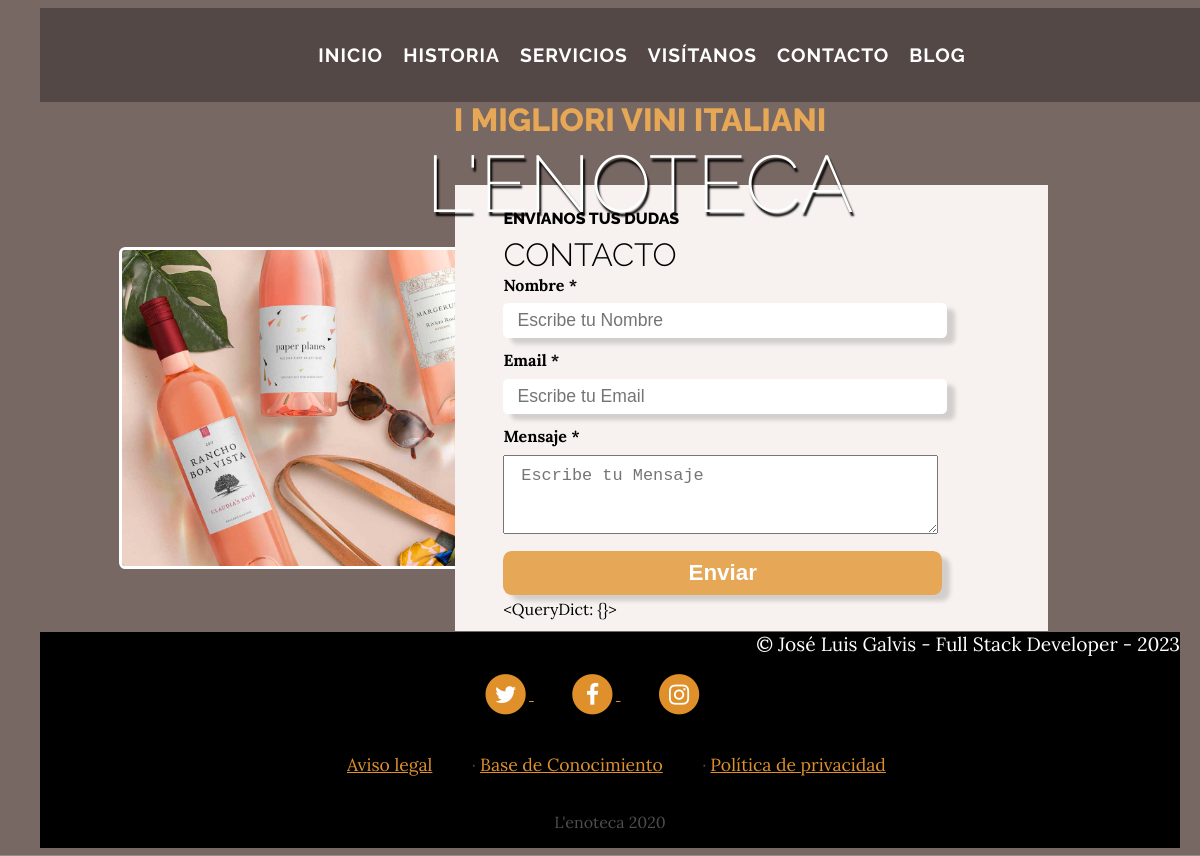
Page /contact/ on the committed database.
### pages/models.py (models this page shows, shortened)
class Page(models.Model):
    title = models.CharField(max_length=200, verbose_name="Título")
    content = RichTextField(verbose_name="Contenido")
    created = models.DateTimeField(auto_now_add=True, verbose_name="Fecha de creación")
    updated = models.DateTimeField(auto_now=True, verbose_name="Fecha de edición")
    order = models.SmallIntegerField(verbose_name="Orden", default=0)
    ordering = ['order','title']
    class Meta:
        verbose_name = "página"
        verbose_name_plural = "páginas"
        ordering = ['title']

### contact/views.py (the view)
# urls.py: path('', views.contact, name="contact"),
def contact(request):
    contact_form = ContactForm
    return render(request, "contact/contact.html", {'form': contact_form})

### pages/templatetags/pages_extras.py (called while the page is built)
@register.simple_tag
def get_page_list():
    pages = Page.objects.all()
    return pages

### contact/templates/contact/contact.html (shortened to what this page needs)
{% extends 'core/base.html' %}
{% block content %}
{% load static %}
<section class="page-section-contact about-heading">
    <div class="container_contact">
        <img class="img-fluid rounded about-heading-img mb-3 mb-lg-0" src="{% static 'core/img/S1.jpg' %}" alt="">
        <div class="about-heading-content">
                <div class="row-contact">
                    <div class="col-xl-9 col-lg-10 mx-auto">
                        <div class="bg-faded rounded p-5 contact_form">
                            <h2 class="section-heading mb-4">
                                <span class="section-heading-upper">Envíanos tus dudas</span>
                                <span class="section-heading-lower">Contacto</span>
                            </h2>
                            <form action="" method="POST">
                                <div class="form-group">
                                    <label class="label-contact"><b>Nombre *</b></label>
                                    <div class="input-group">{{form.name}}</div>
                                </div>
                                <div class="form-group">
                                    <label class="label-contact"><b>Email *</b></label>
                                    <div class="input-group">{{form.email}}</div>
                                </div>
                                <div class="form-group">
                                    <label class="label-contact"><b>Mensaje *</b></label>
                                    <div class="input-group">{{form.content}}</div>
                                </div>
                                <div class="text-center">
                                    <input type="submit" class="btn-contact" value="Enviar">
                                </div>
                            </form>
                            {{request.POST}}
                        </div>
                    </div>
                </div>
        </div>
    </div>
</section>
{% endblock %}

### core/templates/core/base.html (shortened to what this page needs)
<!DOCTYPE html>
<html lang="en">
<head>
        {% load static %}
        <link rel="stylesheet" href="https://cdnjs.cloudflare.com/ajax/libs/font-awesome/4.7.0/css/font-awesome.min.css">
        {% load static %}
        <link rel="stylesheet" type="text/css" href="{% static 'core/css/estilos.css' %}" rel="stylesheet">
</head>
<body>
    <div class="encabezado">
        <h1 class="site-heading text-center text-white d-none d-lg-block">
            <span class="site-heading-upper text-primary mb-3">I migliori vini italiani</span>
            <span class="site-heading-lower">L'enoteca</span>
        </h1>
        <nav class="navbar navbar-expand-lg navbar-dark py-lg-4" id="mainNav">
            <div class="container">
                <div class="menu navbar-collapse" id="navbarResponsive">
                    <ul class="navbar-nav mx-auto">
                        <li class="nav-item px-lg-4 active">
                            <a class="nav-link text-uppercase text-expanded" href="{% url 'home' %}">Inicio</a>
                        </li>
                        <li class="nav-item px-lg-4 ">
                            <a class="nav-link text-uppercase text-expanded" href="{% url 'about' %}">Historia</a>
                        </li>
                        <li class="nav-item px-lg-4 ">
                            <a class="nav-link text-uppercase text-expanded" href="{% url 'services' %}">Servicios</a>
                        </li>
                        <li class="nav-item px-lg-4 ">
                            <a class="nav-link text-uppercase text-expanded" href="{% url 'store' %}">Visítanos</a>
                        </li>
                        <li class="nav-item px-lg-4 ">
                            <a class="nav-link text-uppercase text-expanded" href="{% url 'contact' %}">Contacto</a>
                        </li>
                        <li class="nav-item px-lg-4">
                            <a class="nav-link text-uppercase text-expanded" href="{% url 'blog' %}">Blog</a>
                        </li>
                    </ul>
                </div>
            </div>
        </nav>
    </div>
    {% block content %} {% endblock %}
    <footer class="footer text-faded text-center py-5">
        <div class="container-footer">
            <p class="registro">&copy; José Luis Galvis - Full Stack Developer - 2023 </p>
            <p class="m-0">
                <a href="https://twitter.com/" class="link">
                    <span class="fa-stack fa-lg">
                        <i class="fa fa-circle fa-stack-2x"></i>
                        <i class="fa fa-twitter fa-stack-1x fa-inverse"></i>
                    </span>
                </a>
                <a href="http://facebook.com" class="link">
                <span class="fa-stack fa-lg">
                    <i class="fa fa-circle fa-stack-2x"></i>
                    <i class="fa fa-facebook fa-stack-1x fa-inverse"></i>
                </span>
                </a>
                <a href="http://instagram.co" class="link">
                <span class="fa-stack fa-lg">
                    <i class="fa fa-circle fa-stack-2x"></i>
                    <i class="fa fa-instagram fa-stack-1x fa-inverse"></i>
                </span>
                </a>
            </p>
            <p class="m-0 mbt">
                {% load pages_extras %}
                {% get_page_list as page_list %}
                {% for page in page_list %}
                    <a href="{% url 'page' page.id %}" class="link">{{page.title}}</a>
                    {% if not forloop.last %}·{% endif %}
                {% endfor %}
            </p>
            <p class="m-0 mbt1"> L'enoteca 2020</p>
        </div>
    </footer>
</body>
</html>

### core/static/core/css/estilos.css (style rules this page uses)
body { width: 95%; font-family: 'Lora'; background: url("https://raw.githubusercontent.com/JoseLuisGalvis/cvWeb-frontend/main/V5.jpg") no-repeat center center fixed, linear-gradient(rgba(47, 23, 15, 0.65), rgba(47, 23, 15, 0.65)); background-size: cover; background-repeat:no-repeat; background-position: center center; }
.encabezado { width: 95%; display: flex; flex-direction: column; }
h1, h2, h3, h4, h5, h6 { font-family: 'Raleway'; }
.text-faded { color: rgba(255, 255, 255, 0.3); }
.site-heading { width: 100%; position: fixed; display: flex; flex-direction: column; z-index: 2; align-items: center; justify-content: center; text-aligan: center; text-transform: uppercase; line-height: 1; font-family: 'Raleway'; margin: 3em 0 2em 1em; }
.site-heading .site-heading-upper { display: block; font-size: 2rem; font-weight: 800; }
.site-heading .site-heading-lower { font-size: 5rem; font-weight: 200; color: #ffff; text-shadow: 2px 4px 2px #000; line-height: 4rem; padding: 0.2em 0 0 0; }
#mainNav { width: 100%; position: fixed; z-index: 3; background-color: rgba(0,0,0,0.3); font-family: 'Raleway'; margin: 0 0 0 2em; }
.container { width: 96%; height:25%; display: flex; align-items: center; justify-content: center; text-aligan: center; margin: 10px; justify-content: space-between; padding: 1em; }
.menu { width: 100%; display: flex; align-items: center; justify-content: center; margin: 0; z-index: 3; }
.menu ul { width: 100%; display: flex; align-items: center; justify-content: center; text-aligan: center; list-style:none; margin:0; padding:0; }
.menu ul a { display: block; color: #fff; text-decoration: none; font-weight: 700; font-size: 1.2em; padding: 10px; text-transform: uppercase; letter-spacing: 1px; }
.menu ul li { position:relative; float:left; margin:0; padding:0; }
.section-heading { width: 100%; text-transform: uppercase; margin: 0.5em 0 0 0; }
.col-xl-9 { width: 50%; display: flex; flex-direction: column; align-items: center; justify-content: center; text-aligan: center; }
.page-section-contact { width: 100%; height: 78vh; display: flex; align-items: center; justify-content: center; }
.container_contact { width: 100%; display: flex; align-items: center; justify-content: center; text-aligan: center; margin: 8rem 0 0 0; padding: 3em 0 0 0; }
.container_contact img { width: 37%; border: 3px solid #ffff; border-radius: 0.4em; margin: 0 -5em 0 0; }
.text-center input { width: 95%; background-color: #e6a756; color: #ffff; font-weight: 600; box-shadow: 8px 6px 4px rgb(0, 0, 0, 0.15); }
.input-group input { border-radius: 0.3em; box-shadow: 8px 6px 4px rgb(0, 0, 0, 0.15); }
.about-heading-content { width: 50%; display: flex; margin: 0; }
.row-contact { width: 100%; display: flex; flex-direction: column; align-items: center; justify-content: center; text-aligan: center; margin: 0; }
.section-heading .section-heading-upper { display: block; font-size: 1rem; font-weight: 800; padding-bottom:.5rem; }
.section-heading .section-heading-lower { display: block; font-size: 2rem; font-weight: 300; }
.bg-faded { width: 100%; background-color: #ffff; display: flex; flex-direction: column; line-height: 1.8em; padding: 0.5em 2em 0.5em 3em; }
.m-0 a { font-size: 1.1em; margin: 0 2em 0 0; }
.footer { width: 100%; height: 8%; background-color: #000; margin: 0 0 0 2em; }
.text-primary { color: #e6a756 !important; }
.mbt { padding: 0.1rem 0 0 3em; }
.mbt1 { padding-top: 0.25rem; }
a.link { color: #df902a; }
.container-footer { display: flex; flex-direction: column; align-items: center; justify-content: center; text-aligan: center; }
.registro { width: 100%; display: flex; justify-content: flex-end; color: #ffff; font-size: 1.2em; margin: 0; padding: 0; }
.col-xl-9 { width: 100%; display: flex; flex-direction: column; align-items: center; justify-content: center; }
.contact_form { width: 90%; background-color: rgb(247, 242, 239); }
form { width: 90%; }
.form-group { width: 100%; }
input { width: 100%; font-size: 1.1em; padding: 0.4em 0.8em; border: none; }
.btn-contact { font-size: 1.4em; border-radius: 0.4em; color: #ffff; }
label { padding: 0.6em 0 0 0; }
textarea { width: 100%; font-size: 1.3em; padding: 0.6em 0 0.6em 1em; }
.input-group { width: 90%; margin: 0; padding: 0.25em 0 0.5em 0; }

### rows in the picture
Page: title "Aviso legal"
Page: title "Base de Conocimiento"
Page: title "Política de privacidad"

### other values in the picture
{{ request.POST }} "<QueryDict: {}>"
